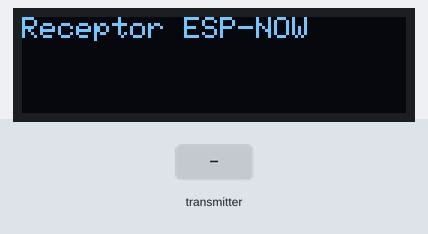
Recording of a program running on a simulated ESP32-C3. Shown: 128×32 one-colour display. The inputs (shaded band) are chosen by the test bench.

Above: at 1.2 s.
1.3 s: the transmitter starts sending alerta = 0
At 2.5 s:
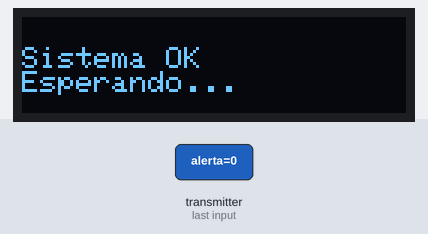
2.8 s: the transmitter starts sending alerta = 1
At 3.6 s:
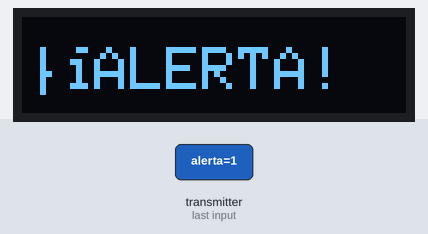
Timing chart, 0 to 5.8 s (numbered marks = the images above; inputs shaded):
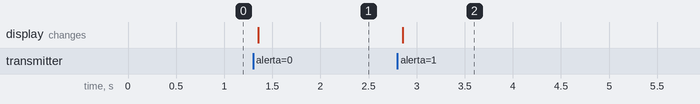

Measured:
- after the input at 1.3 s, the display: changes after 0.06 s (image 1)
- after the input at 2.8 s, the display: changes after 0.06 s (image 2)

The program:

main.cpp
```cpp
#include <Arduino.h>
#include <esp_now.h>
#include <WiFi.h>
#include <Wire.h>
#include <Adafruit_GFX.h>
#include <Adafruit_SSD1306.h>

// Configuración de la pantalla OLED 128x32
#define SCREEN_WIDTH 128
#define SCREEN_HEIGHT 32
#define OLED_RESET    -1
#define SCREEN_ADDRESS 0x3C // Dirección I2C común

// Pines I2C específicos para ESP32-C3 Super Mini
#define I2C_SDA 8
#define I2C_SCL 9

Adafruit_SSD1306 display(SCREEN_WIDTH, SCREEN_HEIGHT, &Wire, OLED_RESET);

// Estructura de datos (debe ser idéntica a la del emisor)
typedef struct struct_message {
    bool alerta;
} struct_message;

struct_message datosRecibidos;

// Función que se ejecuta al recibir datos
void OnDataRecv(const uint8_t * mac, const uint8_t *incomingData, int len) {
    memcpy(&datosRecibidos, incomingData, sizeof(datosRecibidos));

    display.clearDisplay();
    display.setCursor(0, 10);

    if (datosRecibidos.alerta) {
        display.setTextSize(2);
        display.println("¡ALERTA!"); // Se muestra cuando el PIR detecta movimiento
    } else {
        display.setTextSize(1);
        display.println("Sistema OK");
        display.println("Esperando...");
    }
    display.display();
}

void setup() {
    Serial.begin(115200);

    // Inicializar I2C con pines específicos
    Wire.begin(I2C_SDA, I2C_SCL);

    // Inicializar Pantalla OLED
    if(!display.begin(SSD1306_SWITCHCAPVCC, SCREEN_ADDRESS)) {
        Serial.println(F("Error al iniciar SSD1306"));
        for(;;);
    }

    display.clearDisplay();
    display.setTextColor(SSD1306_WHITE);
    display.setCursor(0,0);
    display.println("Receptor ESP-NOW");
    display.display();

    // Configurar WiFi en modo Estación (necesario para ESP-NOW)
    WiFi.mode(WIFI_STA);

    // Inicializar ESP-NOW
    if (esp_now_init() != ESP_OK) {
        Serial.println("Error inicializando ESP-NOW");
        return;
    }

    // Registrar la función de recepción
    esp_now_register_recv_cb(esp_now_recv_cb_t(OnDataRecv));
}

void loop() {
    // El procesamiento ocurre en OnDataRecv
}
```
